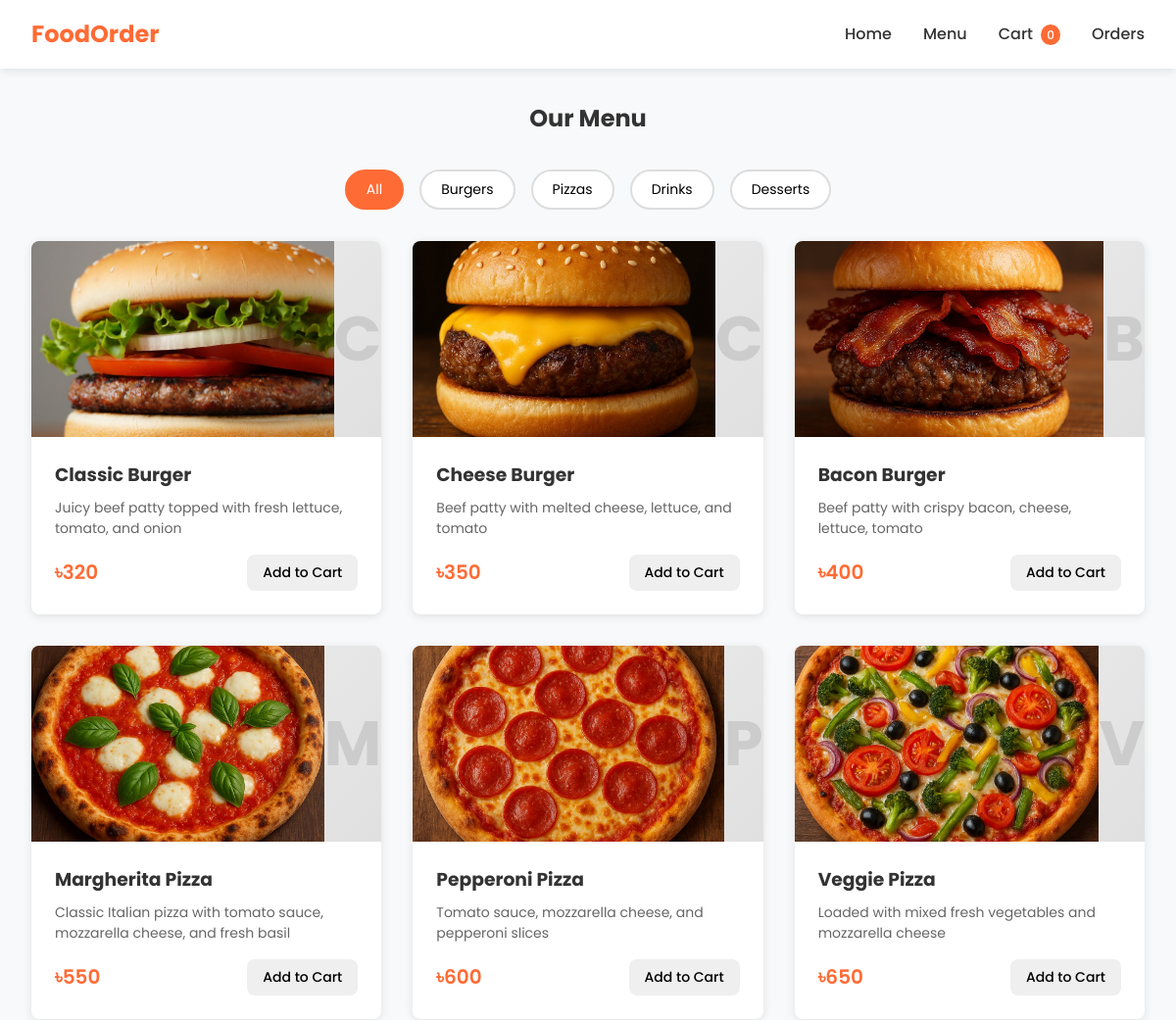
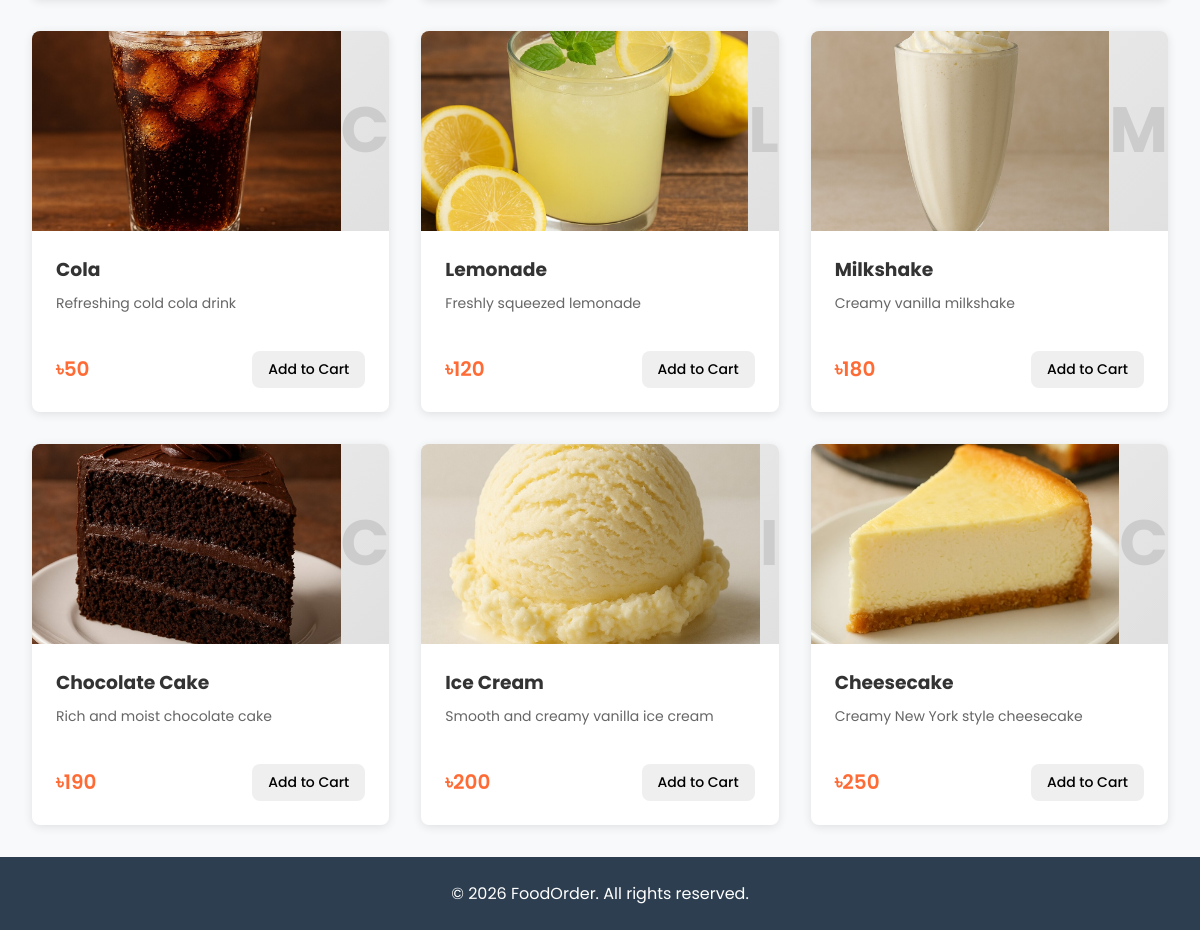
The page /menu on the database its author committed (2 pictures, top to bottom).
### app.py (models this page shows, shortened)
class Category(db.Model):
    id = db.Column(db.Integer, primary_key=True)
    name = db.Column(db.String(50), nullable=False)
    description = db.Column(db.String(200))
    items = db.relationship('MenuItem', backref='category', lazy=True)

class MenuItem(db.Model):
    id = db.Column(db.Integer, primary_key=True)
    name = db.Column(db.String(100), nullable=False)
    description = db.Column(db.String(500))
    price = db.Column(db.Float, nullable=False)
    image = db.Column(db.String(200))
    category_id = db.Column(db.Integer, db.ForeignKey('category.id'), nullable=False)
    available = db.Column(db.Boolean, default=True)
    order_items = db.relationship('OrderItem', backref='menu_item', lazy=True)

### app.py (the view)
@app.route('/menu')
def menu():
    categories = Category.query.all()
    return render_template('menu.html', categories=categories)

### templates/menu.html (shortened to what this page needs)
{% extends "base.html" %}
{% block content %}
<section class="menu-page">
    <h1>Our Menu</h1>
    <div class="menu-categories">
        <button class="category-filter active" data-category="all">All</button>
        {% for category in categories %}
        <button class="category-filter" data-category="{{ category.id }}">{{ category.name }}</button>
        {% endfor %}
    </div>
    <div class="menu-grid" id="menu-grid">
        {% for category in categories %}
            {% for item in category.items %}
            <div class="menu-item" data-category="{{ category.id }}">
                <div class="menu-item-image">
                    <img src="{{ url_for('static', filename=item.image) }}" alt="{{ item.name }}" onerror="this.parentElement.querySelector('.placeholder-img').style.display='flex'; this.style.display='none'">
                    <div class="placeholder-img">{{ item.name[0] }}</div>
                </div>
                <div class="menu-item-info">
                    <h3>{{ item.name }}</h3>
                    <p class="description">{{ item.description }}</p>
                    <div class="menu-item-footer">
                        <span class="price">৳{{ "%.0f"|format(item.price) }}</span>
                        <button class="btn btn-small add-to-cart" data-id="{{ item.id }}" data-name="{{ item.name }}" data-price="{{ item.price }}">Add to Cart</button>
                    </div>
                </div>
            </div>
            {% endfor %}
        {% endfor %}
    </div>
</section>
{% endblock %}

### templates/base.html (shortened to what this page needs)
<!DOCTYPE html>
<html lang="en">
<head>
    <link rel="stylesheet" href="{{ url_for('static', filename='css/style.css') }}">
</head>
<body>
    <nav class="navbar">
        <div class="nav-container">
            <a href="{{ url_for('index') }}" class="logo">FoodOrder</a>
            <ul class="nav-links">
                <li><a href="{{ url_for('index') }}">Home</a></li>
                <li><a href="{{ url_for('menu') }}">Menu</a></li>
                <li><a href="{{ url_for('cart') }}">Cart <span id="cart-count" class="cart-count">0</span></a></li>
                <li><a href="{{ url_for('orders') }}">Orders</a></li>
            </ul>
        </div>
    </nav>
    <main>
        {% block content %}{% endblock %}
    </main>
    <footer class="footer">
        <p>&copy; 2026 FoodOrder. All rights reserved.</p>
    </footer>
</body>
</html>

### static/css/style.css (style rules this page uses)
:root { --primary-color: #ff6b35; --primary-dark: #e55a2b; --secondary-color: #2c3e50; --text-color: #333; --text-light: #666; --bg-light: #f8f9fa; --white: #fff; --border-color: #ddd; --success-color: #27ae60; --warning-color: #f39c12; --shadow: 0 2px 10px rgba(0, 0, 0, 0.1); --radius: 8px; }
* { margin: 0; padding: 0; box-sizing: border-box; }
body { font-family: 'Poppins', sans-serif; color: var(--text-color); background: var(--bg-light); line-height: 1.6; min-height: 100vh; display: flex; flex-direction: column; }
a { text-decoration: none; color: inherit; }
ul { list-style: none; }
.btn { display: inline-block; padding: 12px 24px; border: none; border-radius: var(--radius); font-family: inherit; font-size: 16px; font-weight: 500; cursor: pointer; transition: all 0.3s ease; }
.btn-small { padding: 8px 16px; font-size: 14px; }
.navbar { background: var(--white); box-shadow: var(--shadow); position: sticky; top: 0; z-index: 100; }
.nav-container { max-width: 1200px; margin: 0 auto; padding: 1rem 2rem; display: flex; justify-content: space-between; align-items: center; }
.logo { font-size: 24px; font-weight: 700; color: var(--primary-color); }
.nav-links { display: flex; gap: 2rem; }
.nav-links a { font-weight: 500; transition: color 0.3s; }
.cart-count { background: var(--primary-color); color: var(--white); font-size: 12px; padding: 2px 6px; border-radius: 50%; margin-left: 4px; }
main { flex: 1; }
.footer { background: var(--secondary-color); color: var(--white); text-align: center; padding: 1.5rem; margin-top: auto; }
.menu-page, .cart-page, .orders-page { max-width: 1200px; margin: 2rem auto; padding: 0 2rem; }
.menu-page h1, .cart-page h1, .orders-page h1 { margin-bottom: 2rem; text-align: center; }
.menu-categories { display: flex; justify-content: center; gap: 1rem; margin-bottom: 2rem; flex-wrap: wrap; }
.category-filter { padding: 8px 20px; background: var(--white); border: 2px solid var(--border-color); border-radius: 25px; font-family: inherit; font-size: 14px; cursor: pointer; transition: all 0.3s; }
.category-filter.active, .category-filter:hover { background: var(--primary-color); border-color: var(--primary-color); color: var(--white); }
.menu-grid { display: grid; grid-template-columns: repeat(auto-fill, minmax(280px, 1fr)); gap: 2rem; }
.menu-item { background: var(--white); border-radius: var(--radius); overflow: hidden; box-shadow: var(--shadow); transition: transform 0.3s, box-shadow 0.3s; }
.menu-item-image { height: 200px; background: linear-gradient(135deg, #f0f0f0, #e0e0e0); display: flex; align-items: center; justify-content: center; overflow: hidden; }
.menu-item-image img { width: 100%; height: 100%; object-fit: cover; }
.placeholder-img { font-size: 64px; font-weight: 700; color: #ccc; }
.menu-item-info { padding: 1.5rem; }
.menu-item-info h3 { margin-bottom: 0.5rem; }
.menu-item-info .description { color: var(--text-light); font-size: 14px; margin-bottom: 1rem; line-height: 1.5; min-height: 42px; }
.menu-item-footer { display: flex; justify-content: space-between; align-items: center; }
.price { font-size: 20px; font-weight: 600; color: var(--primary-color); }

### rows shown on the page
Category: name "Burgers"
Category: name "Pizzas"
Category: name "Drinks"
Category: name "Desserts"
MenuItem: image+name (picture), name "Classic Burger", description "Juicy beef patty topped with fresh lettuce, tomato, and onion", price "320"
MenuItem: image+name (picture), name "Cheese Burger", description "Beef patty with melted cheese, lettuce, and tomato", price "350"
MenuItem: image+name (picture), name "Bacon Burger", description "Beef patty with crispy bacon, cheese, lettuce, tomato", price "400"
MenuItem: image+name (picture), name "Margherita Pizza", description "Classic Italian pizza with tomato sauce, mozzarella cheese, and fresh basil", price "550"
MenuItem: image+name (picture), name "Pepperoni Pizza", description "Tomato sauce, mozzarella cheese, and pepperoni slices", price "600"
MenuItem: image+name (picture), name "V", name "Veggie Pizza", description "Loaded with mixed fresh vegetables and mozzarella cheese", price "650"
MenuItem: image+name (picture), name "Cola", description "Refreshing cold cola drink", price "50"
MenuItem: image+name (picture), name "L", name "Lemonade", description "Freshly squeezed lemonade", price "120"
MenuItem: image+name (picture), name "M", name "Milkshake", description "Creamy vanilla milkshake", price "180"
MenuItem: image+name (picture), name "Chocolate Cake", description "Rich and moist chocolate cake", price "190"
MenuItem: image+name (picture), name "I", name "Ice Cream", description "Smooth and creamy vanilla ice cream", price "200"
MenuItem: image+name (picture), name "C", name "Cheesecake", description "Creamy New York style cheesecake", price "250"
